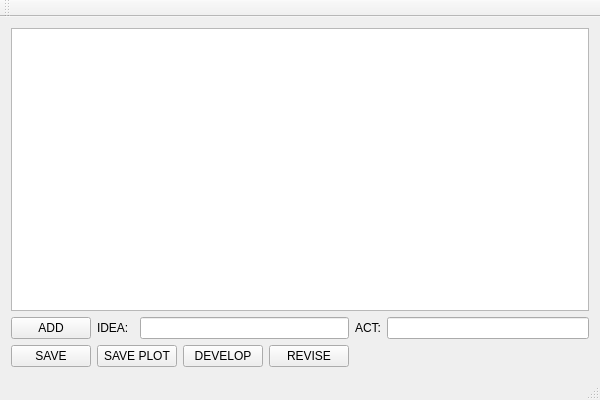
<?xml version="1.0" encoding="UTF-8"?>
<ui version="4.0">
 <class>screenWritterClass</class>
 <widget class="QMainWindow" name="screenWritterClass">
  <property name="geometry">
   <rect>
    <x>0</x>
    <y>0</y>
    <width>600</width>
    <height>400</height>
   </rect>
  </property>
  <property name="windowTitle">
   <string>screenWritter</string>
  </property>
  <widget class="QWidget" name="centralWidget">
   <layout class="QGridLayout" name="gridLayout">
    <item row="0" column="0" colspan="7">
     <widget class="QListWidget" name="listWidget"/>
    </item>
    <item row="1" column="0">
     <widget class="QPushButton" name="addButton">
      <property name="text">
       <string>ADD</string>
      </property>
     </widget>
    </item>
    <item row="1" column="1">
     <widget class="QLabel" name="label">
      <property name="text">
       <string>IDEA:</string>
      </property>
     </widget>
    </item>
    <item row="1" column="2" colspan="3">
     <widget class="QLineEdit" name="lineEdit"/>
    </item>
    <item row="1" column="5">
     <widget class="QLabel" name="label_2">
      <property name="text">
       <string>ACT:</string>
      </property>
     </widget>
    </item>
    <item row="1" column="6">
     <widget class="QLineEdit" name="lineEdit_2"/>
    </item>
    <item row="2" column="0">
     <widget class="QPushButton" name="saveButton">
      <property name="text">
       <string>SAVE</string>
      </property>
     </widget>
    </item>
    <item row="2" column="1" colspan="2">
     <widget class="QPushButton" name="savePlotButton">
      <property name="text">
       <string>SAVE PLOT</string>
      </property>
     </widget>
    </item>
    <item row="2" column="3">
     <widget class="QPushButton" name="developButton">
      <property name="text">
       <string>DEVELOP</string>
      </property>
     </widget>
    </item>
    <item row="2" column="4">
     <widget class="QPushButton" name="reviseButton">
      <property name="text">
       <string>REVISE</string>
      </property>
     </widget>
    </item>
   </layout>
  </widget>
  <widget class="QMenuBar" name="menuBar">
   <property name="geometry">
    <rect>
     <x>0</x>
     <y>0</y>
     <width>600</width>
     <height>26</height>
    </rect>
   </property>
  </widget>
  <widget class="QToolBar" name="mainToolBar">
   <attribute name="toolBarArea">
    <enum>TopToolBarArea</enum>
   </attribute>
   <attribute name="toolBarBreak">
    <bool>false</bool>
   </attribute>
  </widget>
  <widget class="QStatusBar" name="statusBar"/>
 </widget>
 <layoutdefault spacing="6" margin="11"/>
 <resources>
  <include location="screenWritter.qrc"/>
 </resources>
 <connections/>
</ui>
